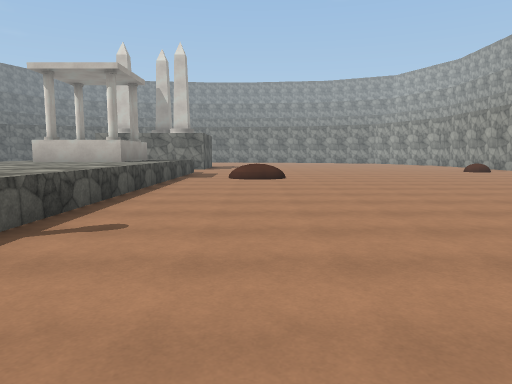
view 1 (above)

24 first-person views from a walk through a 3-D level made in the Unity game engine. The camera is 1.4 m above the floor, tilts 6° down and sees 70° across. The floor is counted in squares, 2 m on a side. Each view is taken from the middle of a square. On the plan, view 1 faces up. The plan holds only what a view shows up to about 11 squares ahead; the rest is blank. The place goes on beyond the plan. The player character is not drawn. Surface patterns are stand-ins for the level's own textures.

view 2
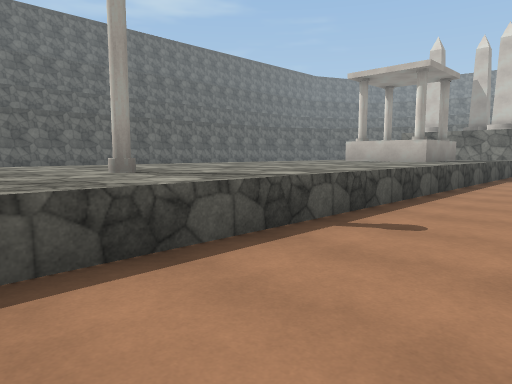

view 3
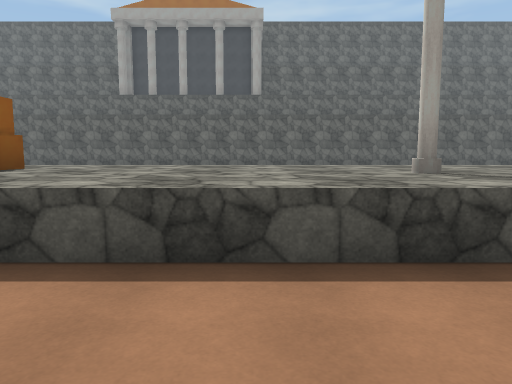

view 4
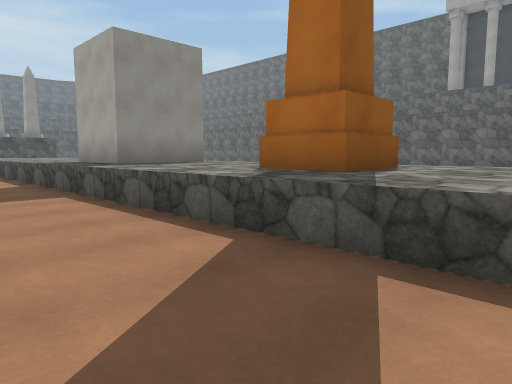

view 5
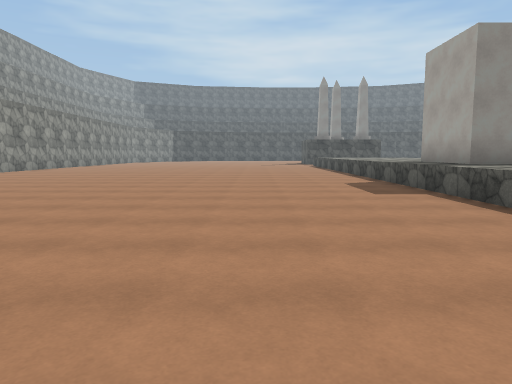

view 6
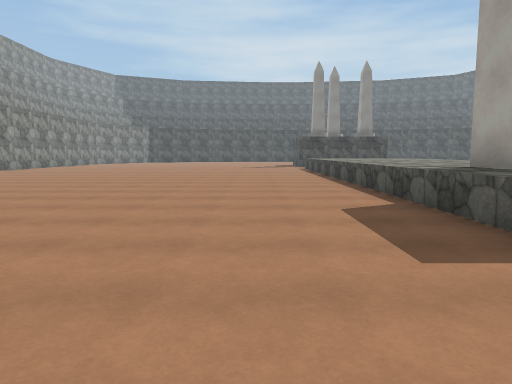

view 7
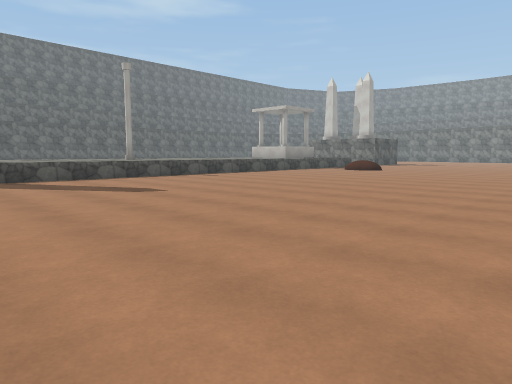

view 8
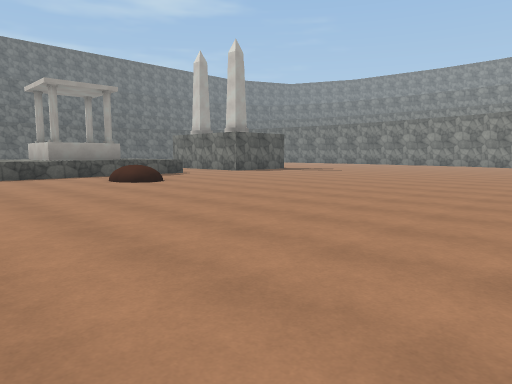

view 9
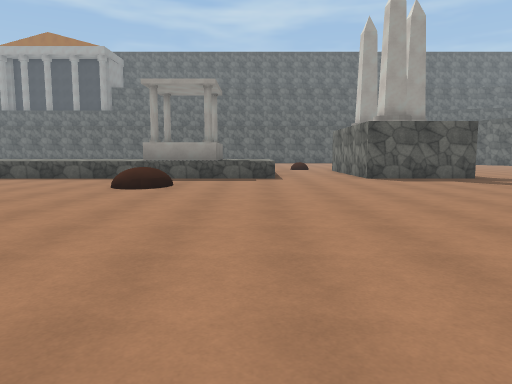

view 10
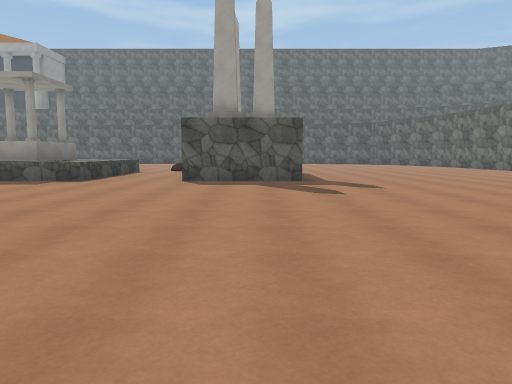

view 11
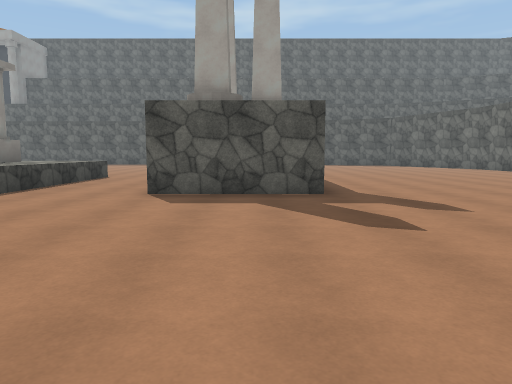

view 12
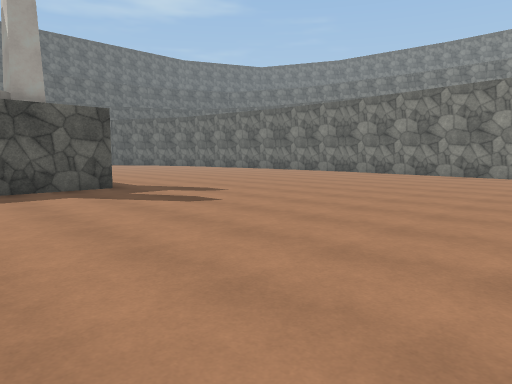

view 13
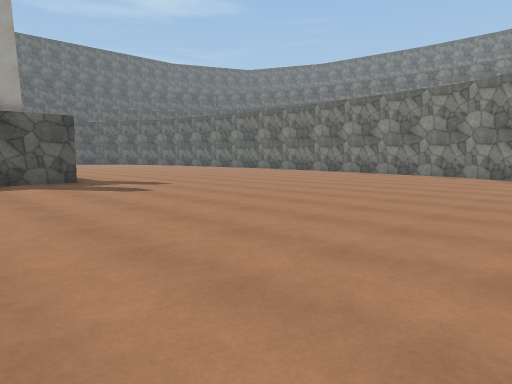

view 14
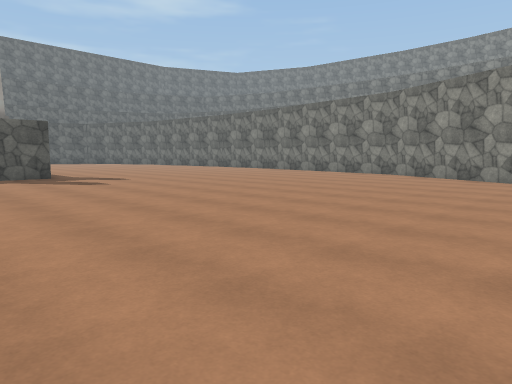

view 15
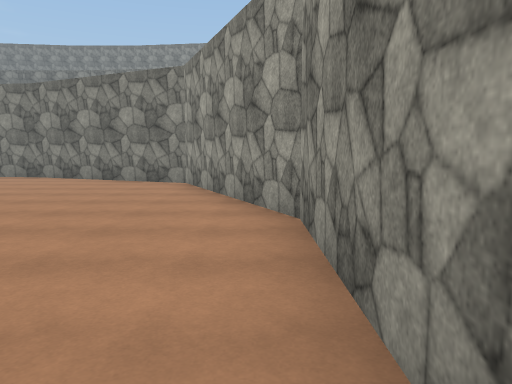

view 16
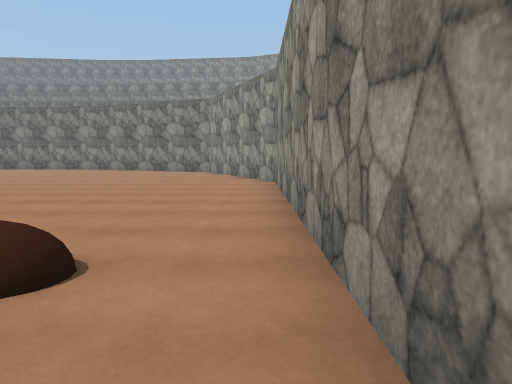

view 17
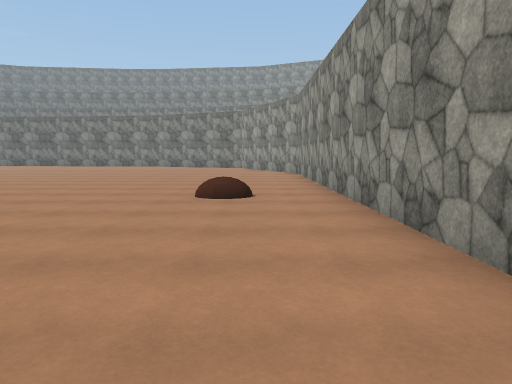

view 18
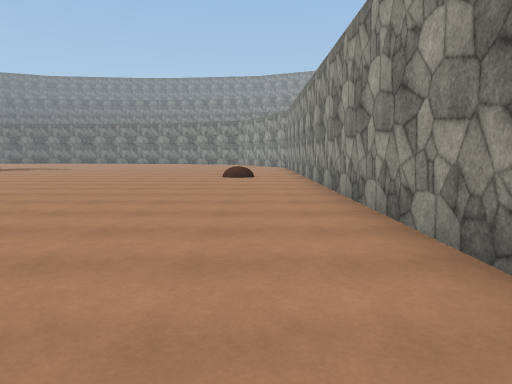

view 19
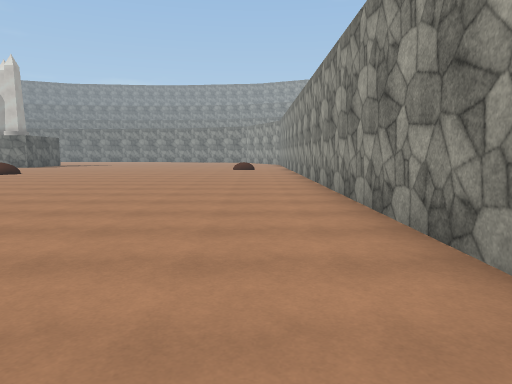

view 20
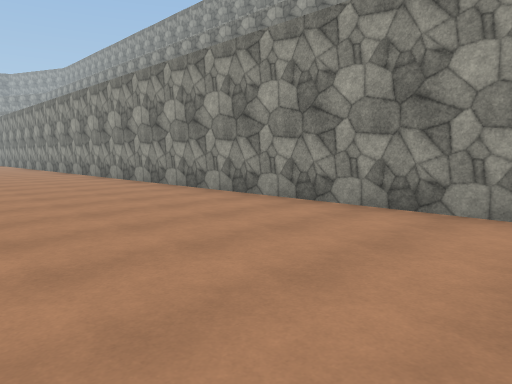

view 21
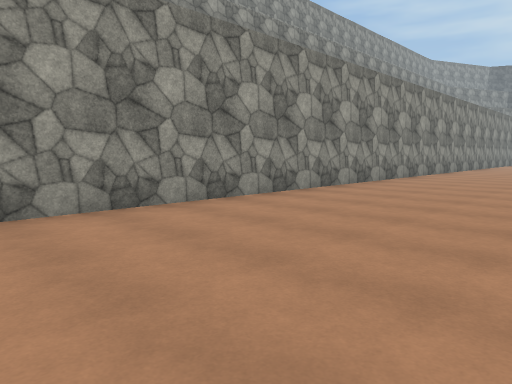

view 22
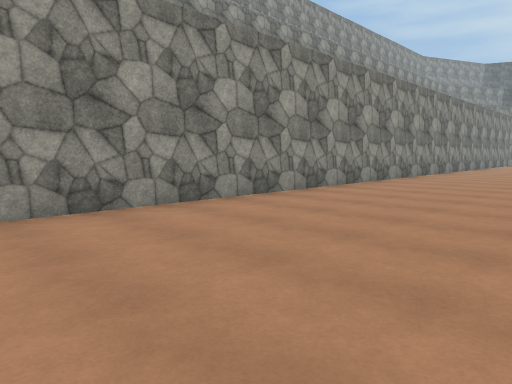

view 23
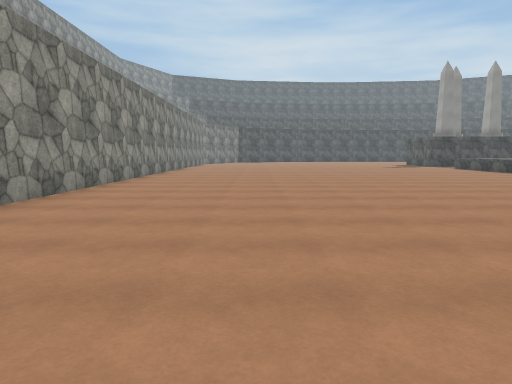

view 24
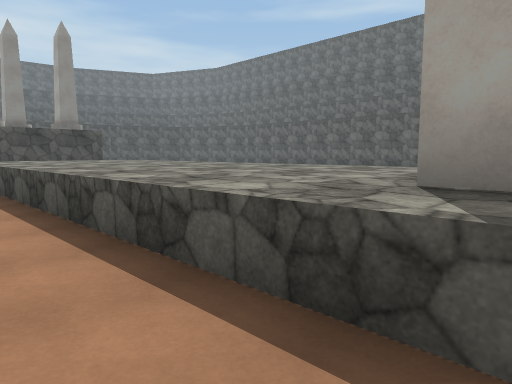

### Floor plan
Key: @ floor where view 1 was taken; # wall or solid block; . floor; / step, stairs or slope; ^ raised ledge; O other object.
Columns run from 7 left of view 1 to 11 right of it. Each row starts with its distance up from view 1.
 28         #####
 27        .....####
 26       .........##
 25 .. .............#
 24 ................##
 23 .................#
 22 .................##
 21 ..................#
 20 ..................#
 19     #.............#
 18     #.............#
 17     O.............#
 16     #.............#
 15  .................#
 14 ..................#
 13 ^^^^^.............#
 12  ^^^^.............#
 11    #^..//.........#
 10 ^^O#^../..........#
  9  ^^^^.............#
  8 ^^^^^.............#
  7  ^^^^.............#
  6 ^^^^^.............#
  5 ^^^^^.............#
  4 ^^^^^.............#
  3 ^^^^^.............#
  2 ^^^O^.............#
  1 ^^^^^.............#
  0 ^^^^^..@..........#
 -1 ^^^^^.............#
 -2 ^^^^^.............#
 -3 ^^^^^.............#
 -4 ^^ ^^.............#
 -5    ^^.............#
 -6   ^^^.............#
 -7  ^^^^.............#
 -8  ^^^^.............#
 -9 ^^^^^.............#
-10    ^^.............#
-11   ^^^.............#
-12 ^^^^^.............#
-13 ^^^^^.............#
-14 ^^^^^.............#
-15 ^^^^^.............#
-16 ^^^^^.............#

Positions as (right, up) in squares from view 1, and headings:
1: (0, 0), facing up
2: (0, 0), facing up-left
3: (0, 0), facing left
4: (0, -1), facing down-left
5: (1, -1), facing down
6: (0, -5), facing down
7: (8, -4), facing up-left
8: (9, 6), facing up-left
9: (8, 13), facing left
10: (7, 18), facing left
11: (4, 18), facing left
12: (5, 16), facing up-left
13: (7, 16), facing up-left
14: (9, 16), facing up-left
15: (10, 17), facing up
16: (10, 12), facing up
17: (9, 8), facing up
18: (9, 3), facing up
19: (9, -2), facing up
20: (6, -7), facing up-right
21: (6, -3), facing down-right
22: (6, -5), facing down-right
23: (7, -5), facing down
24: (-1, -10), facing down-left
